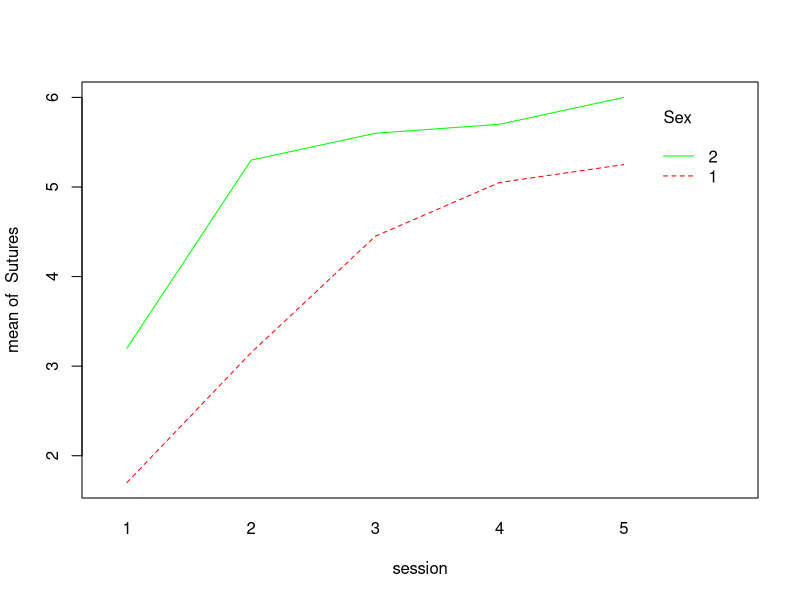
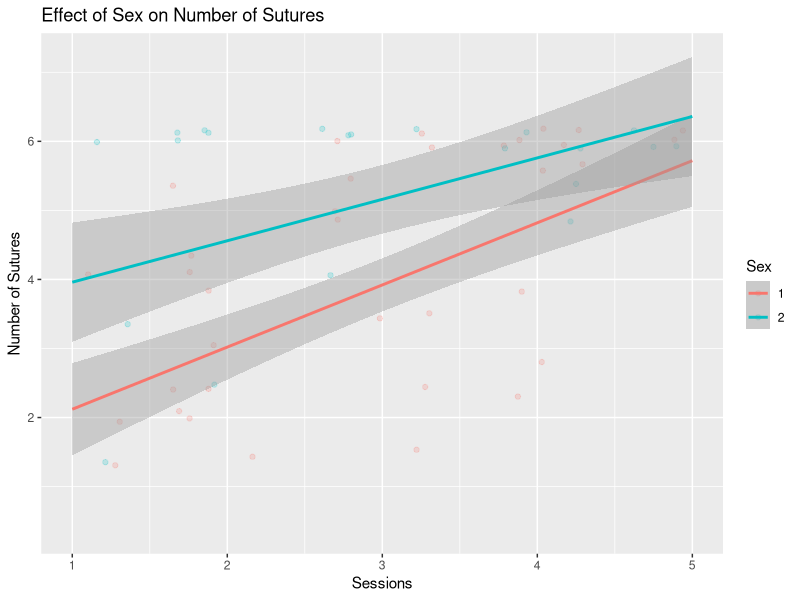
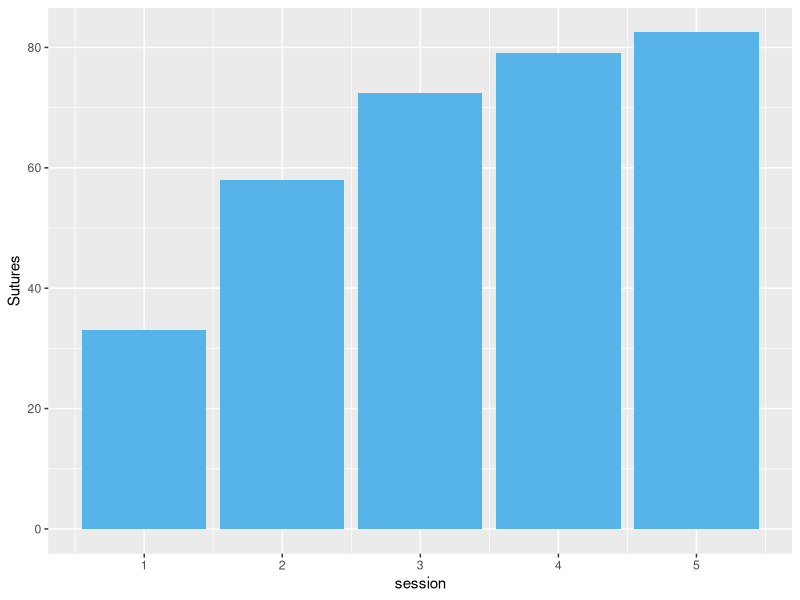

These figures' R source, in order: (Note: this script raises an error after producing the figures.)
#Hypothesis Testing

library(openxlsx)
library(readxl)
library(ggplot2)
library(reshape2)
library(dplyr)
library(nlme)
dir=getwd()
dir
setwd(dir)
data=read.csv("Total_Data_1.csv")
View(data)
data2=read_excel("MicrosurgeryPerformance.xlsx")
data2=data2[1:15,]
Subject <- rep(unlist(data2$ID),each=5)
session=rep(c(1:5),15)
View(data2)

Sutures=c()
for( i in 1:15){
  Sutures=append(Sutures,c( as.numeric(data2[i,"Sutures 1"]),as.numeric(data2[i,"Sutures 2"]) ,as.numeric(data2[i,"Sutures 3"]) ,as.numeric(data2[i,"Sutures 4"]) ,as.numeric(data2[i,"Sutures 5"])         ))
}
Age=rep(unlist(data2$Age),each=5)
Sex=rep(unlist(data2$Sex),each=5)
sdata=data.frame(Subject,Age, Sex,session,Sutures)
attach(sdata)
interaction.plot(x.factor     = session,
                 trace.factor = Sex, 
                 response     = Sutures, 
                 col=c("red","green"),  ### Colors for levels of trace var.
               
                                   ### Order by factor order in data
)
Sex
for (i in 1:length(Sex)){
  if(as.numeric(Sex[i])==1){
    Sex[i]="Male"
  }
  else if(as.numeric(Sex[i])==2) {
    Sex[i]="Female"
  }
}
png(paste("SuturingVsSex.png"))
ggplot(sdata,aes(session, Sutures, colour=Sex)) +
  geom_jitter(alpha=0.2) +geom_smooth(method=lm)+xlim(1,5)+
  labs(x = 'Sessions', y = 'Number of Sutures')+ggtitle("Effect of Sex on Number of Sutures")
dev.off()

t.test(Sutures ~ Sex)
summary(lm(Sutures~Sex*session))

png(paste("PerformanceWRTSutures_bar.png"))
ggplot(sdata,aes(session, Sutures)) +
  #geom_jitter(alpha=0.2) +geom_smooth(method=lm)+xlim(1,5)+
  geom_bar(stat="identity",fill="#56B4E9")
  labs(x = 'Sessions', y = 'Number of Sutures')+ggtitle("Performance WRT number of sutures made summing  values of all subjects")
dev.off()
png(paste("PerformanceWRTSutures.png"))
ggplot(sdata,aes(session, Sutures)) +
  geom_jitter(alpha=0.2) +geom_smooth(method=lm)+xlim(1,5)+
  #geom_bar(stat="identity",fill="#56B4E9")+
  labs(x = 'Sessions', y = 'Number of Sutures')+ggtitle("Performance WRT number of sutures made")
dev.off()
summary(lm(Sutures~session))

t.test(Sutures,session)

m1=min(na.exclude(data$Mean_Perspiration))
m1=abs(m1)
col1=c()
col=data$Mean_Perspiration
col1=as.numeric(col)+m1+0.1
col2=log(col1)
data$Mean_Perspiration=col1
#Without Log
anova(lm(formula = data$Scores~data$Mean_Perspiration+data$Age+data$Year+data$Sex+data$Task+data$Session))
#With Log
data$Mean_Perspiration=col2
anova(lm(formula = data$Scores~data$Mean_Perspiration+data$Age+data$Year+data$Sex+data$Task+data$Session))



install.packages("lme4")
data=na.omit(data)
attach(data)
anova(lme(Scores~Mean_Perspiration+Age+Year+Sex+Task+Session,random=~1|Subject,data=data))

#shapiro.test

#Analysis of Scores_Cutting
png(paste("Cutting_Scores.png"))
ggplot(Cutting, aes(x=Scorer, y=Cutting$Scores)) + 
  geom_boxplot()+ggtitle("Analysis of Scores based on Scorer") +labs(x="Scorer Number",y="Number of Scorer")
dev.off()


#Wilcox Test
wilcox.test(Cutting[76:150,7],Cutting[1:75,7], paired=TRUE, alternative ="two-sided")

#Analysis of Scores_Suturing

png(paste("Suturing_Scores.png"))
ggplot(Suturing, aes(x=Scorer, y=Suturing$Scores)) + 
  geom_boxplot()+ggtitle("Analysis of Scores based on Scorer") +labs(x="Scorer Number",y="Number of Scorer")
dev.off()


#Wilcox Test
wilcox.test(Suturing[76:150,7],Suturing[1:75,7], paired=TRUE, alternative ="two-sided")
